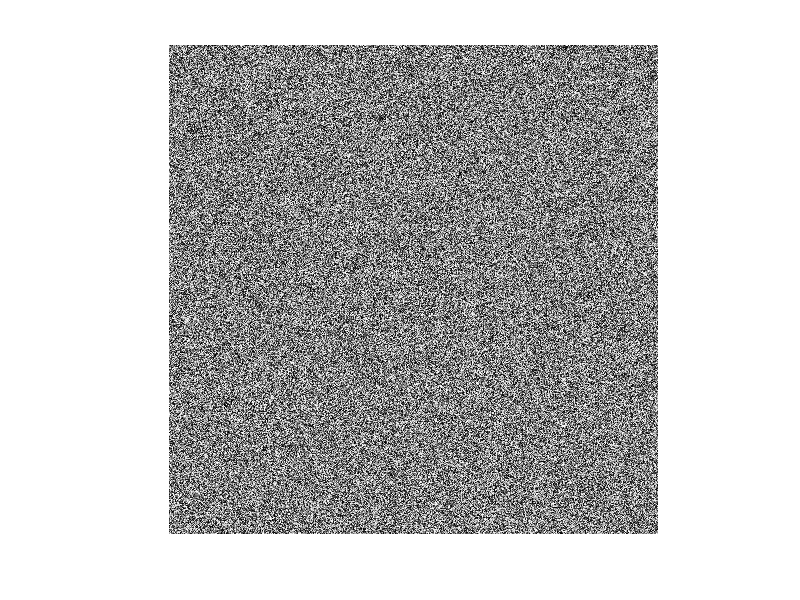

This figure's MATLAB source: (Note: this script raises an error after producing the figure.)
test_img =rand([500,500]);
imshow(test_img);
[test_x,test_y] = ginput(6);
test_x = test_x
test_y = test_y
new_img = generate_scribble_stroke(test_x,test_y,500,500);
imshow(new_img);
